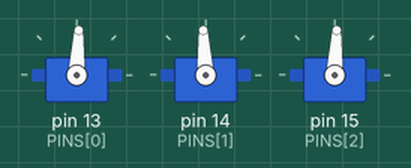
Bench run of a program on a simulated MicroPython board. On the bench: 3 × servo. Servo angles are drawn from the pulse width (0.5 ms = 0°, 2.5 ms = 180°).

Above: at 1.05 s.
At 2.05 s:
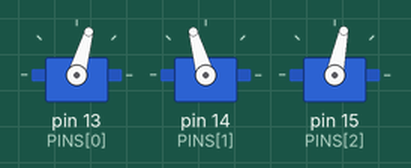
At 2.75 s:
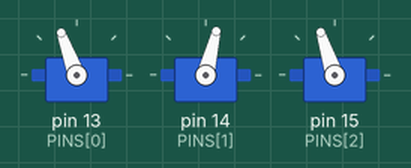
At 3.55 s:
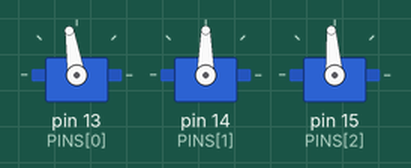
Timing chart, 0 to 9.5 s (numbered marks = the images above):
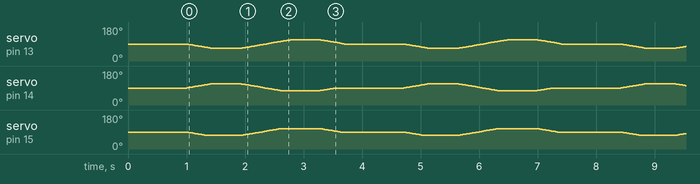

The program:

example.py
```python
# Run on a MicroPython board to output 50 Hz PWM for three servos, converting microsecond pulse widths to duty_u16 and performing incremental glide moves between poses.
#
# Buy this module: https://shillehtek.com/products/3dof-robot-arm-kit-mg995-servos
# Full manual: https://shillehtek.com/blogs/shillehtek-product-manuals/3dof-robot-arm-kit-mg995-servos-manual
# More examples: https://github.com/shillehbean/shillehtek-examples
#

from machine import Pin, PWM
import time

PINS = (13, 14, 15)      # base, shoulder, elbow
servos = []
for p in PINS:
    pwm = PWM(Pin(p))
    pwm.freq(50)
    servos.append(pwm)

def write_us(pwm, us):
    pwm.duty_u16(int(us * 65535 / 20000))

pose = [1500, 1500, 1500]
for s, us in zip(servos, pose):
    write_us(s, us)
time.sleep(1)

def move_to(target, step=6, dt=0.01):
    while pose != list(target):
        for i in range(3):
            if pose[i] < target[i]: pose[i] = min(pose[i] + step, target[i])
            elif pose[i] > target[i]: pose[i] = max(pose[i] - step, target[i])
            write_us(servos[i], pose[i])
        time.sleep(dt)

while True:
    move_to((1250, 1750, 1300))
    time.sleep(0.5)
    move_to((1750, 1350, 1700))
    time.sleep(0.5)
    move_to((1500, 1500, 1500))
    time.sleep(1)
```
